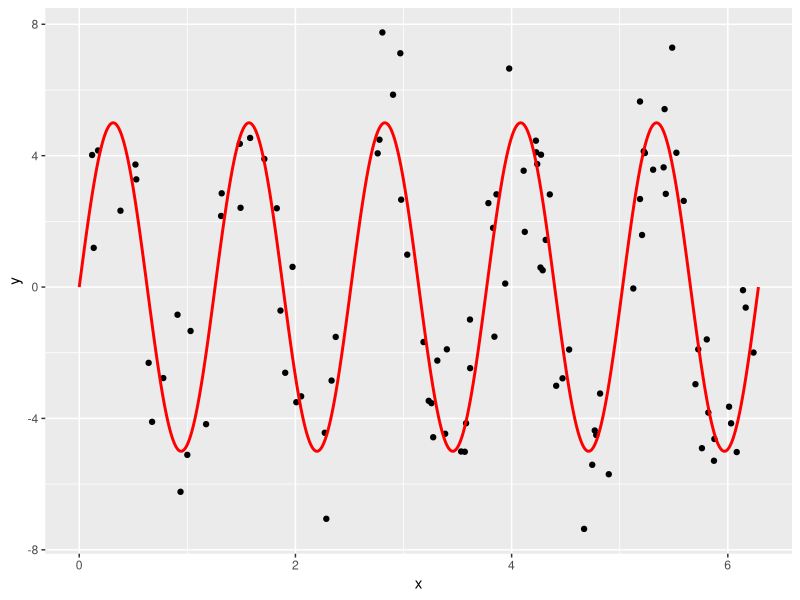

The R source for this figure: (Note: a time limit stopped this script after it produced the figure.)
# Setup -------------------------------------------------------------------
library(tidyverse)
library(broom)

# Let these be:
# -true function f(x) for a one-dimensional predictor x
# -the standard deviation of the true epsilon i.e. the noise
f <- function(x) {
  5*sin(5*x)
}
sigma <- 2

# This function generates a random sample. Random in terms of both
# -the predictor x
# -the amount of noise eps
generate_sample <- function(f, sample_size, sigma) {
  data_frame(
    x = runif(n = sample_size, min = 0, max = 2*pi),
    f_x = f(x),
    eps = rnorm(n = sample_size, mean = 0, sd = sigma),
    y = f_x + eps
  )
}

# Generate Training Data via Sampling -------------------------------------
# We observe points (x,y). Here we are pretending to know the exact break down 
# of y into f(x) and eps:
train_data <- generate_sample(f, sample_size = 100, sigma = sigma) %>%
  dplyr::select(x, y)

# The true model f(x) is in red:
ggplot(train_data, aes(x=x)) +
  geom_point(aes(y=y)) +
  stat_function(data=data_frame(x=c(0,2*pi)), aes(x=x), fun=f, col="red", n=1000, size=1)

# Compute MSE, Bias^2, Variance for Range of df --------------------------

# Number of simuations to average the behavior of f_hat = y_hat over
n_sim <- 10000
# Sample size of each training data
sample_size <- 200
# Value of x for test data
x0 <- 0.5
# Vector of different degrees of freedom to try:
df_vector <- c(3:99)

true_vals <- matrix(ncol = 6, nrow = length(df_vector))

# Do your work here. You'll need a "pull back the curtain" moment at some point:
for(j in df_vector[1]:df_vector[length(df_vector)]){
  
  predictions <- rep(0, n_sim)
  
  for(i in 1:n_sim){
    train_data <- generate_sample(f, 500, sigma=sigma) %>%
      dplyr::select(x,y)
    test_data <- data_frame(x=x0)
    model <- smooth.spline(train_data$x, train_data$y, df = j)
    predictions[i] <- predict(model, x = test_data$x)$y
  }
  
  truth <- data_frame(
    x = rep(x0, n_sim),
    f_x = f(x),
    eps = rnorm(n = n_sim, mean = 0, sd = sigma),
    y = f_x + eps
  ) %>%
    mutate(y_hat=predictions) %>%
    summarise(
      MSE = mean((y-y_hat)^2),
      bias_squared = mean((f_x-y_hat))^2,
      var = var(y_hat)
    ) %>%
    mutate(
      irreducible = sigma^2,
      sum = bias_squared + var + irreducible,
      df = j
    )
  
  true_vals[j,] <- as.matrix(truth)
  
  if(j %% 1 == 0){
    print(j)
  }
}

results <- true_vals %>%
  tbl_df() %>%
  rename(MSE = V1,
         bias_squared = V2,
         variance = V3,
         irreducible = V4,
         sum = V5, 
         df = V6)
  

# Convert to tidy data format (rows=observations, cols=variables) using
# tidyr::gather
results_tidy <- results %>% 
  tidyr::gather(type, value, -df)

# I don't have df = 98 or 99

# Plots -------------------------------------------------------

# Plot bias_squared vs variance (on log vs log scale)
bias_sq_vs_var_plot <- 
  ggplot(results, aes(x=bias_squared, y=variance)) +
  geom_text(aes(label=df)) +
  scale_y_log10() +
  scale_x_log10()
bias_sq_vs_var_plot
ggsave(file="bias_sq_vs_var.pdf", plot=bias_sq_vs_var_plot, width = 6, height=4)

# Plot MSE, bias_squared, variance
MSE_plot <- 
  ggplot(results_tidy, aes(x=df, y=value, col=type)) +
  geom_line()
MSE_plot
ggsave(file="MSE.pdf", plot=MSE_plot, width = 6, height=4)
